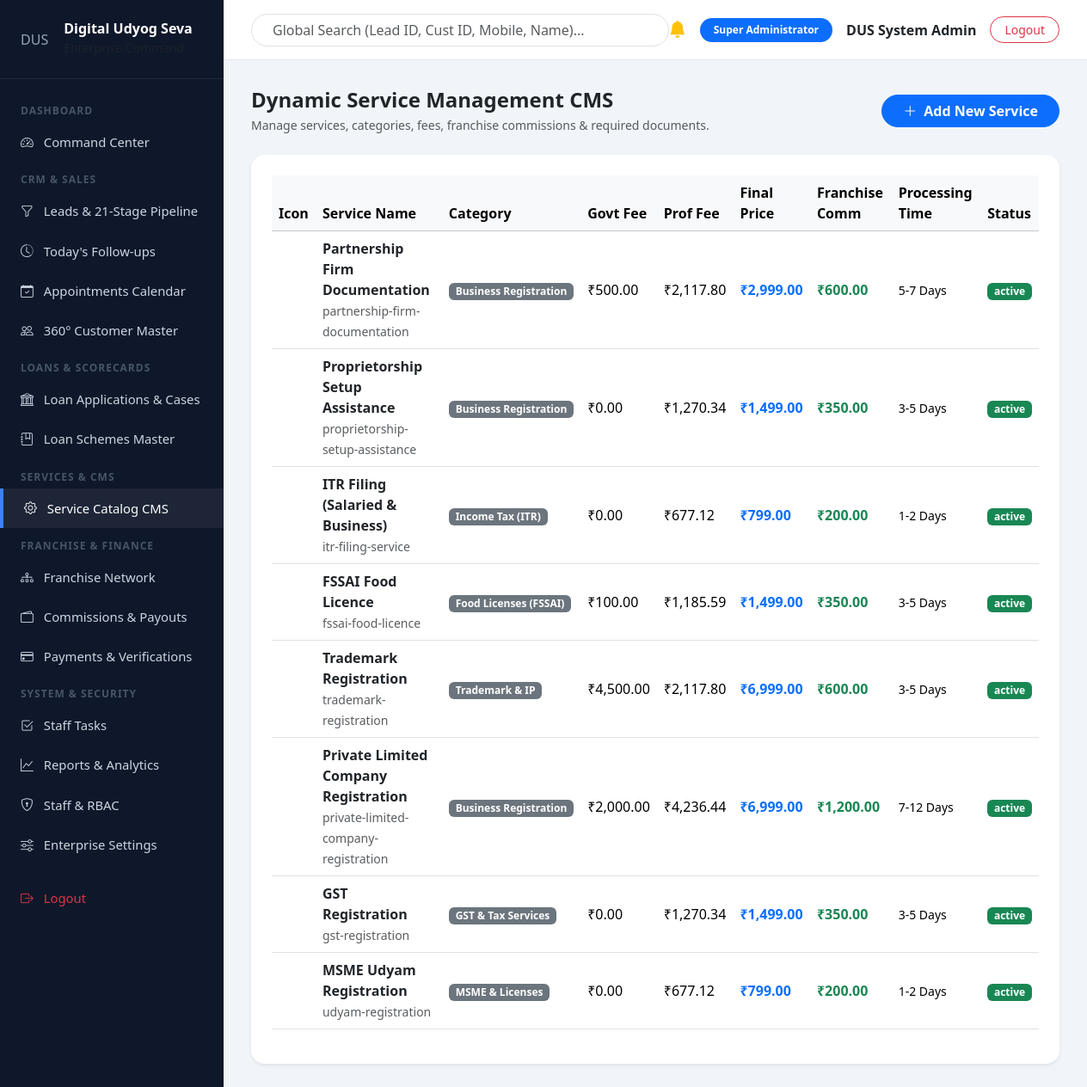
Screenshot of /admin/services.php (signed in) with the database file from the repository.
### tables this page shows
CREATE TABLE IF NOT EXISTS `services` (
  `id` INT AUTO_INCREMENT PRIMARY KEY,
  `category_id` INT NOT NULL,
  `name` VARCHAR(200) NOT NULL,
  `slug` VARCHAR(200) UNIQUE NOT NULL,
  `short_description` VARCHAR(255) DEFAULT NULL,
  `description` TEXT,
  `govt_fee` DECIMAL(10,2) DEFAULT 0.00,
  `prof_fee` DECIMAL(10,2) DEFAULT 0.00,
  `gst_rate` DECIMAL(5,2) DEFAULT 18.00,
  `final_price` DECIMAL(10,2) NOT NULL,
  `franchise_price` DECIMAL(10,2) DEFAULT 0.00,
  `franchise_commission_type` ENUM('fixed', 'percent') DEFAULT 'fixed',
  `franchise_commission_value` DECIMAL(10,2) DEFAULT 0.00,
  `processing_time` VARCHAR(100) DEFAULT '3-5 Business Days',
  `required_docs` TEXT,
  `status` ENUM('active', 'inactive') DEFAULT 'active',
  `created_at` TIMESTAMP DEFAULT CURRENT_TIMESTAMP,
  FOREIGN KEY (`category_id`) REFERENCES `service_categories`(`id`) ON DELETE CASCADE
);

CREATE TABLE IF NOT EXISTS `service_categories` (
  `id` INT AUTO_INCREMENT PRIMARY KEY,
  `name` VARCHAR(150) NOT NULL,
  `slug` VARCHAR(150) UNIQUE NOT NULL,
  `icon` VARCHAR(100) DEFAULT 'bi-box',
  `description` TEXT,
  `sort_order` INT DEFAULT 0,
  `status` ENUM('active', 'inactive') DEFAULT 'active'
);

### includes/helpers.php (called while the page is built, shortened)
<?php
function format_inr($amount) {
    return '₹' . number_format((float)$amount, 2, '.', ',');
}

### admin/services.php (the view, shortened to what this page needs)
<?php
require_once __DIR__ . '/includes/admin_header.php';
global $pdo;
$services = $pdo->query("
    SELECT s.*, sc.name AS category_name
    FROM services s
    JOIN service_categories sc ON s.category_id = sc.id
    ORDER BY s.id DESC
")->fetchAll();
?>
<div class="d-flex justify-content-between align-items-center mb-4">
    <div>
        <h4 class="font-heading fw-bold mb-1">Dynamic Service Management CMS</h4>
        <p class="text-muted small mb-0">Manage services, categories, fees, franchise commissions & required documents.</p>
    </div>
    <button class="btn btn-primary rounded-pill fw-bold px-4" data-bs-toggle="modal" data-bs-target="#newServiceModal">
        <i class="bi bi-plus-lg me-1"></i> Add New Service
    </button>
</div>
<div class="card border-0 shadow-sm rounded-4 p-4 bg-white">
    <div class="table-responsive">
        <table class="table table-hover align-middle">
            <thead class="table-light">
                <tr>
                    <th>Icon</th>
                    <th>Service Name</th>
                    <th>Category</th>
                    <th>Govt Fee</th>
                    <th>Prof Fee</th>
                    <th>Final Price</th>
                    <th>Franchise Comm</th>
                    <th>Processing Time</th>
                    <th>Status</th>
                </tr>
            </thead>
            <tbody>
                <?php foreach ($services as $srv): ?>
                    <tr>
                        <td class="fs-4 text-primary"><i class="bi <?php echo htmlspecialchars($srv['icon']); ?>"></i></td>
                        <td>
                            <strong class="d-block text-dark"><?php echo htmlspecialchars($srv['name']); ?></strong>
                            <small class="text-muted"><?php echo htmlspecialchars($srv['slug']); ?></small>
                        </td>
                        <td><span class="badge bg-secondary"><?php echo htmlspecialchars($srv['category_name']); ?></span></td>
                        <td><?php echo format_inr($srv['govt_fee']); ?></td>
                        <td><?php echo format_inr($srv['prof_fee']); ?></td>
                        <td class="fw-bold text-primary fs-6"><?php echo format_inr($srv['final_price']); ?></td>
                        <td class="fw-bold text-success"><?php echo format_inr($srv['franchise_commission_value']); ?></td>
                        <td><small><?php echo htmlspecialchars($srv['processing_time']); ?></small></td>
                        <td><span class="badge bg-success"><?php echo htmlspecialchars($srv['status']); ?></span></td>
                    </tr>
                <?php endforeach; ?>
            </tbody>
        </table>
    </div>
</div>
<?php require_once __DIR__ . '/includes/admin_footer.php'; ?>

### rows the page displays
services: name "Partnership Firm Documentation", slug "partnership-firm-documentation", category.name "Business Registration", govt_fee "₹500.00", prof_fee "₹2,117.80", final_price "₹2,999.00", franchise_commission_value "₹600.00", processing_time "5-7 Days", status "active"
services: name "Proprietorship Setup Assistance", slug "proprietorship-setup-assistance", category.name "Business Registration", govt_fee "₹0.00", prof_fee "₹1,270.34", final_price "₹1,499.00", franchise_commission_value "₹350.00", processing_time "3-5 Days", status "active"
services: name "ITR Filing (Salaried & Business)", slug "itr-filing-service", category.name "Income Tax (ITR)", govt_fee "₹0.00", prof_fee "₹677.12", final_price "₹799.00", franchise_commission_value "₹200.00", processing_time "1-2 Days", status "active"
services: name "FSSAI Food Licence", slug "fssai-food-licence", category.name "Food Licenses (FSSAI)", govt_fee "₹100.00", prof_fee "₹1,185.59", final_price "₹1,499.00", franchise_commission_value "₹350.00", processing_time "3-5 Days", status "active"
services: name "Trademark Registration", slug "trademark-registration", category.name "Trademark & IP", govt_fee "₹4,500.00", prof_fee "₹2,117.80", final_price "₹6,999.00", franchise_commission_value "₹600.00", processing_time "3-5 Days", status "active"
services: name "Private Limited Company Registration", slug "private-limited-company-registration", category.name "Business Registration", govt_fee "₹2,000.00", prof_fee "₹4,236.44", final_price "₹6,999.00", franchise_commission_value "₹1,200.00", processing_time "7-12 Days", status "active"
services: name "GST Registration", slug "gst-registration", category.name "GST & Tax Services", govt_fee "₹0.00", prof_fee "₹1,270.34", final_price "₹1,499.00", franchise_commission_value "₹350.00", processing_time "3-5 Days", status "active"
services: name "MSME Udyam Registration", slug "udyam-registration", category.name "MSME & Licenses", govt_fee "₹0.00", prof_fee "₹677.12", final_price "₹799.00", franchise_commission_value "₹200.00", processing_time "1-2 Days", status "active"

### other values shown
$current_user['role_name'] "Super Administrator"
$current_user['name'] "DUS System Admin"
